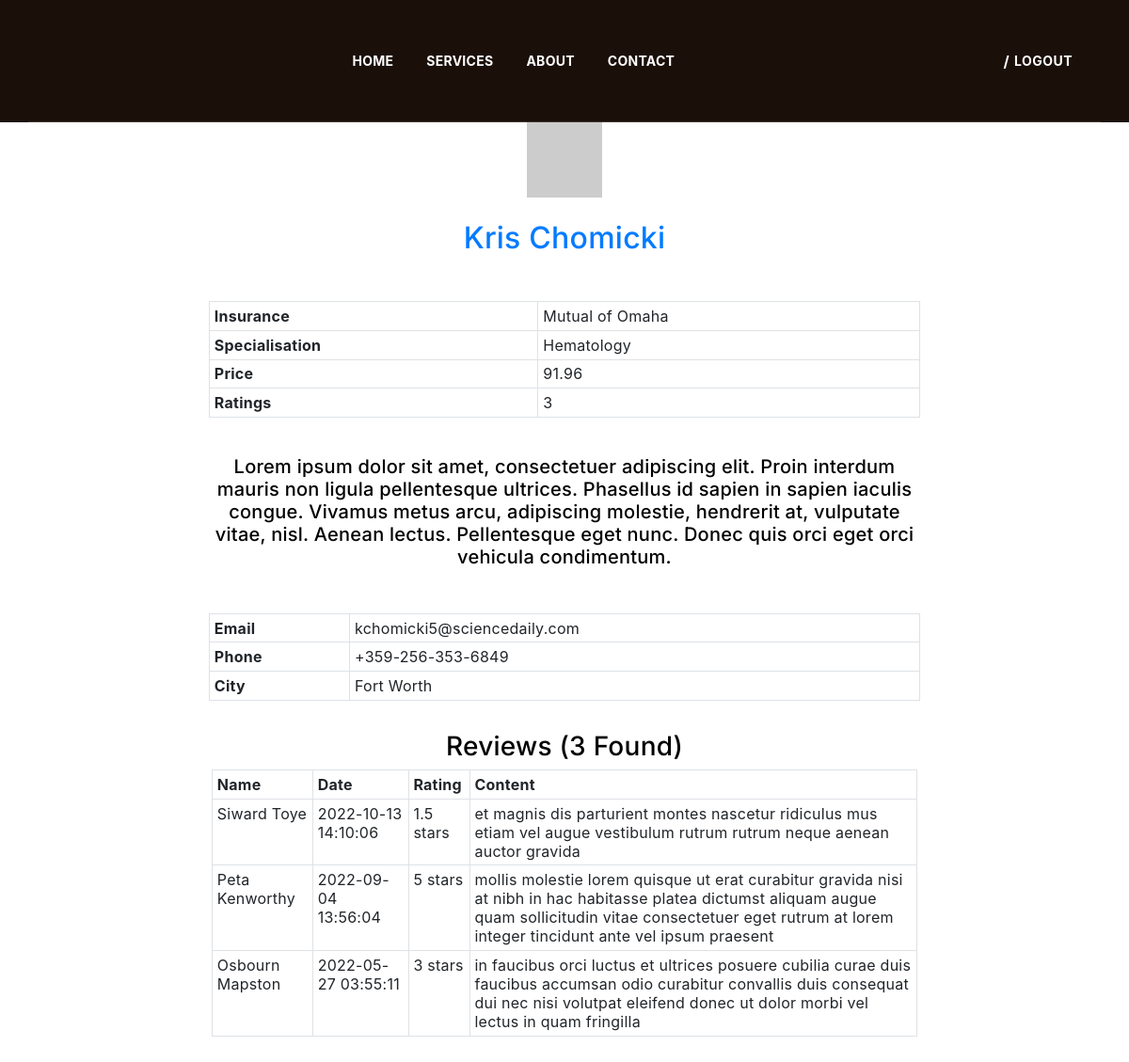
/php/doctor/myProfile.php?id=6, run on the app's committed database.
### tables this page shows
CREATE TABLE `doctors` (
  `id` int(11) NOT NULL,
  `username` varchar(50) NOT NULL,
  `password` varchar(255) NOT NULL,
  `name` varchar(255) DEFAULT NULL,
  `email` varchar(255) DEFAULT NULL,
  `avatarUrl` varchar(255) DEFAULT NULL,
  `phone` varchar(50) DEFAULT NULL,
  `location` varchar(255) DEFAULT NULL,
  `insurance` varchar(255) DEFAULT NULL,
  `specialisation` varchar(255) DEFAULT NULL,
  `price` double DEFAULT NULL,
  `description` text DEFAULT NULL
);

CREATE TABLE `reviews` (
  `id` int(11) NOT NULL,
  `date` datetime NOT NULL,
  `content` text DEFAULT NULL,
  `rating` int(11) DEFAULT NULL,
  `patientID` int(11) NOT NULL,
  `doctorID` int(11) NOT NULL
);

CREATE TABLE `patients` (
  `id` int(11) NOT NULL,
  `username` varchar(50) NOT NULL,
  `password` varchar(255) NOT NULL,
  `name` varchar(255) DEFAULT NULL,
  `email` varchar(255) DEFAULT NULL,
  `phone` varchar(50) DEFAULT NULL
);

### php/doctor/myProfile.php (the view, shortened to what this page needs)
<?php
include("../connect.php");
$id = htmlspecialchars($_GET["id"]);
$query ="SELECT * FROM doctors WHERE id={$id}";
$result = $conn->query($query);
if($result->num_rows == 1){
    $doctor = mysqli_fetch_all($result, MYSQLI_ASSOC)[0];
}
$query ="SELECT AVG(rating) as avg FROM reviews WHERE doctorID={$id}";
$result = $conn->query($query);
if($result->num_rows == 1){
    $rating = mysqli_fetch_all($result, MYSQLI_ASSOC)[0]["avg"];
    $rating = round($rating)/2;
}
$reviewCount = 0;
$query ="SELECT p.name, r.date, r.rating, r.content FROM reviews as r JOIN patients as p ON r.patientID=p.id WHERE doctorID={$id} ORDER BY date DESC";
$result = $conn->query($query);
if($result->num_rows > 0){
    $reviews = mysqli_fetch_all($result, MYSQLI_ASSOC);
    $reviewCount = count($reviews);
}
?>
<html>
<head>
    <link href="../assets/css/style.css" rel="stylesheet" />
    <link rel="stylesheet" href="https://cdn.jsdelivr.net/npm/bootstrap@4.2.1/dist/css/bootstrap.min.css">
</head>
<body>
<div>
    <div class="content-wrapper">
    <header class="header-area header-default transparent sticky" style="background-color : #1B0F09 !important">
      <div class="container">
        <div class="row align-items-center">
          <div class="col-lg-12">
            <div class="header-align">
              <div class="header-navigation-area">
                <ul class="main-menu nav justify-content-center">
                  <li id="home"><a href="../index.php">Home</a></li>
                  <li id="services"><a href="../services.php">Services</a></li>
                  <li id="about"><a href="../about.php">About</a></li>
                  <li id="contact"><a href="../contact.php">Contact</a></li>
                </ul>
              </div>
              <div class="header-action-area">
                <div class="login-reg">
                  <a href=""><?php echo $_SESSION['username']?></a><span>/</span><a href="../logout.php">logout</a> <i class="icon icofont-user-alt-3"></i>
                </div>
              </div>
            </div>
          </div>
        </div>
      </div>
    </header>
    <div class="container-fluid text-center">
            <?php echo "<img src={$doctor["avatarUrl"]} alt='Doctor Avatar'>" ?>
            <?php echo "<h2 class='text-primary m-4'>{$doctor["name"]}</h2>"?>
            <div class="col-sm-12 col-md-10 col-lg-8 mx-auto mt-4">
                <div class="row mt-5">
                    <div class="table-responsive table-sm">
                        <table class="table table-hover table-bordered">
                            <tr>
                                <th scope="row">Insurance</th>
                                <td><?php echo $doctor["insurance"]?></td>
                            </tr>
                            <tr>
                                <th scope="row">Specialisation</th>
                                <td><?php echo $doctor["specialisation"]?></td>
                            </tr>
                            <tr>
                                <th scope="row">Price</th>
                                <td><?php echo $doctor["price"]?></td>
                            </tr>
                            <tr>
                                <th scope="row">Ratings</th>
                                <td><?php echo $rating?></td>
                            </tr>
                        </table>
                    </div>
                </div>
                <?php echo "<h5 class='mt-4'>{$doctor["description"]}</h5>"?>
                <div class="row mt-5">
                    <div class="table-responsive table-sm">
                        <table class="table table-hover table-bordered">
                            <tr>
                                <th scope="row">Email</th>
                                <td><?php echo $doctor["email"]?></td>
                            </tr>
                            <tr>
                                <th scope="row">Phone</th>
                                <td><?php echo $doctor["phone"]?></td>
                            </tr>
                            <tr>
                                <th scope="row">City</th>
                                <td><?php echo $doctor["location"]?></td>
                            </tr>
                        </table>
                    </div>
                </div>
                <h3 class="mt-3">Reviews (<?php echo $reviewCount?> Found)</h3>
                <div class="table-responsive  table-sm mb-5">
                    <table class="table table-hover table-bordered">
                        <tr>
                            <th>Name</th>
                            <th>Date</th>
                            <th>Rating</th>
                            <th>Content</th>
                        </tr>
                    <?php
                        if ($reviewCount>0) {
                            foreach ($reviews as $key => $value) {
                                $rating = $value['rating']/2;
                                echo "
                                <tr>
                                <td>{$value['name']}</td>
                                <td>{$value['date']}</td>
                                <td>{$rating} stars</td>
                                <td>{$value['content']}</td>
                                </tr>
                            ";
                            }
                        }
                    ?>
                </div>
            </div>
        </div>
    </div>
</div>
</body>
</html>

### data on the page
doctors: name "Kris Chomicki", insurance "Mutual of Omaha", specialisation "Hematology", price "91.96", description "Lorem ipsum dolor sit amet, consectetuer adipiscing elit. Proin interdum mauris non ligula pellentesque ultrices. Phasellus id sapien in sapien iaculis congue. Vivamus metus arcu, adipiscing molestie, hendrerit at, vulputate vitae, nisl. Aenean lectus. Pellentesque eget nunc. Donec quis orci eget orci vehicula condimentum.", email "kchomicki5@sciencedaily.com", phone "+359-256-353-6849", location "Fort Worth"
reviews: patientID.name "Siward Toye", date "2022-10-13 14:10:06", rating "1.5", content "et magnis dis parturient montes nascetur ridiculus mus etiam vel augue vestibulum rutrum rutrum neque aenean auctor gravida"
reviews: patientID.name "Peta Kenworthy", date "2022-09-04 13:56:04", rating "5", content "mollis molestie lorem quisque ut erat curabitur gravida nisi at nibh in hac habitasse platea dictumst aliquam augue quam sollicitudin vitae consectetuer eget rutrum at lorem integer tincidunt ante vel ipsum praesent"
reviews: patientID.name "Osbourn Mapston", date "2022-05-27 03:55:11", rating "3", content "in faucibus orci luctus et ultrices posuere cubilia curae duis faucibus accumsan odio curabitur convallis duis consequat dui nec nisi volutpat eleifend donec ut dolor morbi vel lectus in quam fringilla"

### other printed values
$rating "3"
$reviewCount "3"
